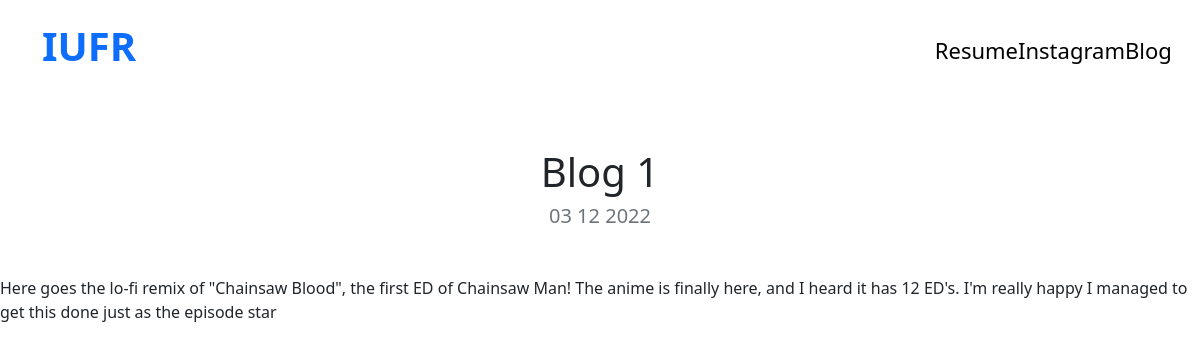
Page /blog/1/ on the committed database.
### blog/models.py (models this page shows, shortened)
class Blog(models.Model):
    title = models.CharField('Название', max_length=50)
    description = models.TextField("Описание")
    date = models.DateField("Дата")

### blog/views.py (the view)
# urls.py: path('<int:blog_id>/', views.detail, name='detail'),
def detail(request, blog_id):
    blog = get_object_or_404(Blog, pk=blog_id)
    return render(request, 'blog/detail.html', {'blog': blog})

### blog/templates/blog/detail.html
{% extends 'main/base.html' %}
{% load static %}
{% block content %}
<h1 class="text-center mt-5" id="blogdetailtitle">{{ blog.title }}</h1>
<h5 class="text-center text-muted mb-5">{{ blog.date|date:'d m Y' }}</h5>
<p>{{ blog.description|safe }}</p>
{% endblock %}

### rows in the picture
Blog: title "Blog 1", date "03 12 2022", description "Here goes the lo-fi remix of \"Chainsaw Blood\", the first ED of Chainsaw Man! The anime is finally here, and I heard it has 12 ED's. I'm really happy I managed to get this done just as the episode star"
